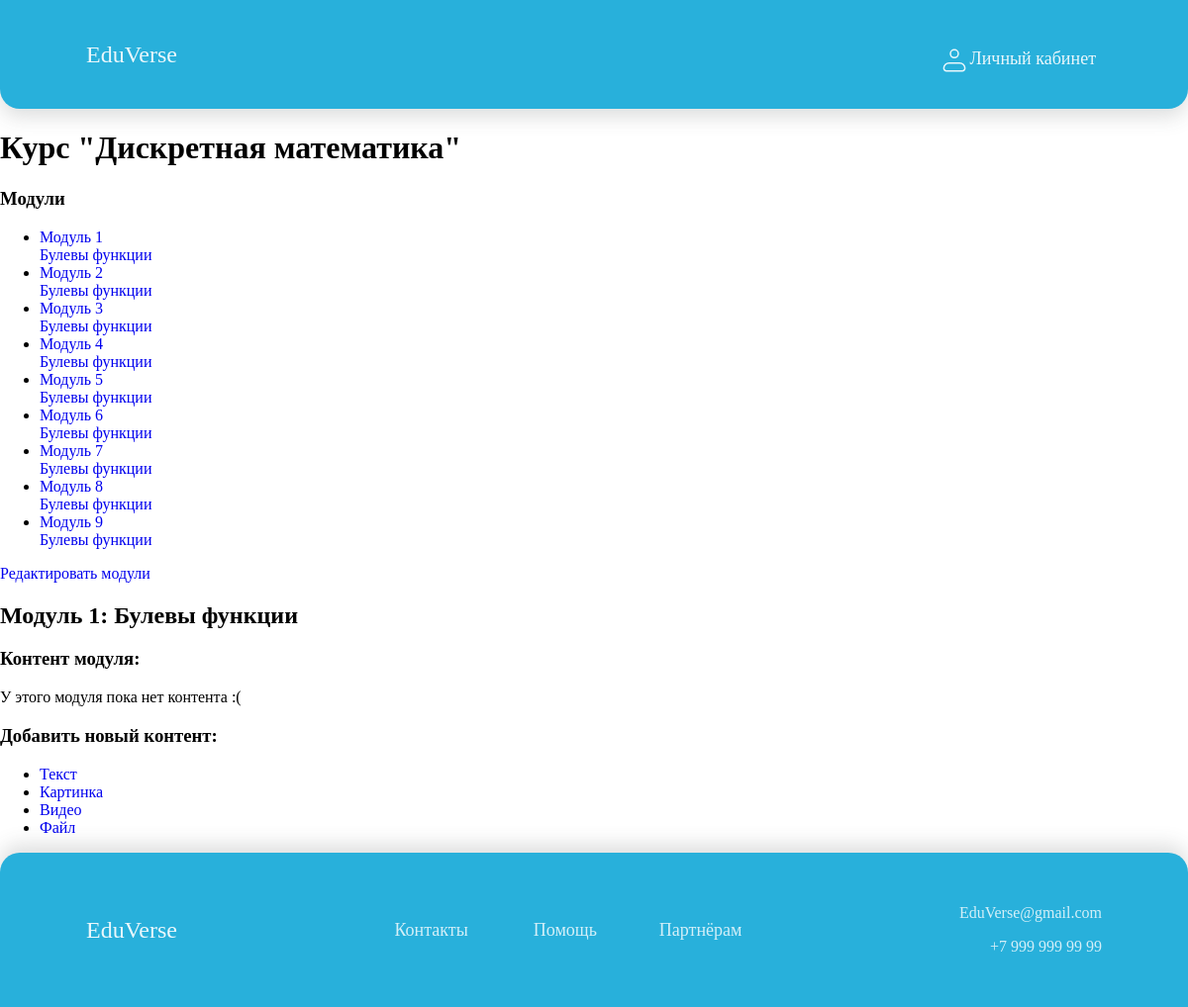
The page /course/module/15/ (signed in) on the database its author committed.
### courses/models.py (models this page shows, shortened)
class Course(models.Model):
    owner = models.ForeignKey(User,
                              related_name='courses_created',
                              on_delete=models.CASCADE)
    subject = models.ForeignKey(Subject,
                                related_name='courses',
                                on_delete=models.CASCADE)
    title = models.CharField(max_length=200)
    slug = models.SlugField(max_length=200, unique=True)
    overview = models.TextField()
    created = models.DateTimeField(auto_now_add=True)
    students = models.ManyToManyField(User,
                                      related_name='courses_joined',
                                      blank=True)
    class Meta:
        ordering = ['-created']

class Module(models.Model):
    course = models.ForeignKey(Course,
                               related_name='modules',
                               on_delete=models.CASCADE)
    title = models.CharField(max_length=200)
    description = models.TextField(blank=True)
    order = OrderField(blank=True, for_fields=['course'])
    class Meta:
        ordering = ['order']

### courses/views.py (the view)
class ModuleContentListView(TemplateResponseMixin, View):
    template_name = 'courses/manage/module/content_list.html'
    def get(self, request, module_id):
        module = get_object_or_404(Module,
                                   id=module_id,
                                   course__owner=request.user)
        return self.render_to_response({'module': module})

### courses/templates/courses/manage/module/content_list.html (shortened to what this page needs)
{% extends "base.html" %}
{% load course %}
{% block content %}
{% with course=module.course %}
  <h1>Курс "{{ course.title }}"</h1>
  <div class="contents">
    <h3>Модули</h3>
    <ul id="modules">
      {% for m in course.modules.all %}
        <li data-id="{{ m.id }}" {% if m == module %}class="selected"{% endif %}>
          <a href='{% url "course:module_content_list" m.id %}'>
            <span>
              Модуль <span class="order">{{ m.order|add:1 }}</span>
            </span>
            <br>
            {{ m.title }}
          </a>
        </li>
      {% empty %}
        <li>Тут пока нет еще модулей :(</li>
      {% endfor %}
    </ul>
    <p><a href='{% url "course:course_module_update" course.id %}'>
    Редактировать модули</a></p>
  </div>
  <div class="module">
    <h2>Модуль {{ module.order|add:1 }}: {{ module.title }}</h2>
    <h3>Контент модуля:</h3>
    <div id="module-contents">
      {% for content in module.contents.all %}
        <div data-id="{{ content.id }}">
          {% with item=content.item %}
            <p>{{ item }} ({{ item|model_name }})</p>
          <a href='{% url "course:module_content_update" module.id item|model_name item.id %}'>
              Редактировать
            </a>
            <form action='{% url "course:module_content_delete" content.id %}' method="post">
              <input type="submit" value="Удалить">
              {% csrf_token %}
            </form>
            {% endwith %}
        </div>
      {% empty %}
        <p>У этого модуля пока нет контента :(</p>
      {% endfor %}
    </div>
    <h3>Добавить новый контент:</h3>
    <ul class="content-types">
      <li>
        <a href='{% url "course:module_content_create" module.id "text" %}'>Текст</a>
      </li>
      <li>
        <a href='{% url "course:module_content_create" module.id "image" %}'>Картинка</a>
      </li>
      <li>
        <a href='{% url "course:module_content_create" module.id "video" %}'>Видео</a>
      </li>
      <li>
        <a href='{% url "course:module_content_create" module.id "file" %}'>Файл</a>
      </li>
    </ul>
  </div>
{% endwith %}
{% endblock %}

### courses/static/base.css (style rules this page uses)
html { height: 100%; }
body { height: 100%; margin: 0; font-family: Gilroy-Medium; font-weight: 500; }
h1 { font-family: Gilroy-Semibold; font-weight: 600; }
a { text-decoration: none; }

### rows shown on the page
Course: title "Дискретная математика"
Module: order|add "1", title "Булевы функции"
Module: order|add "2", title "Булевы функции"
Module: order|add "3", title "Булевы функции"
Module: order|add "4", title "Булевы функции"
Module: order|add "5", title "Булевы функции"
Module: order|add "6", title "Булевы функции"
Module: order|add "7", title "Булевы функции"
Module: order|add "8", title "Булевы функции"
Module: order|add "9", title "Булевы функции"
